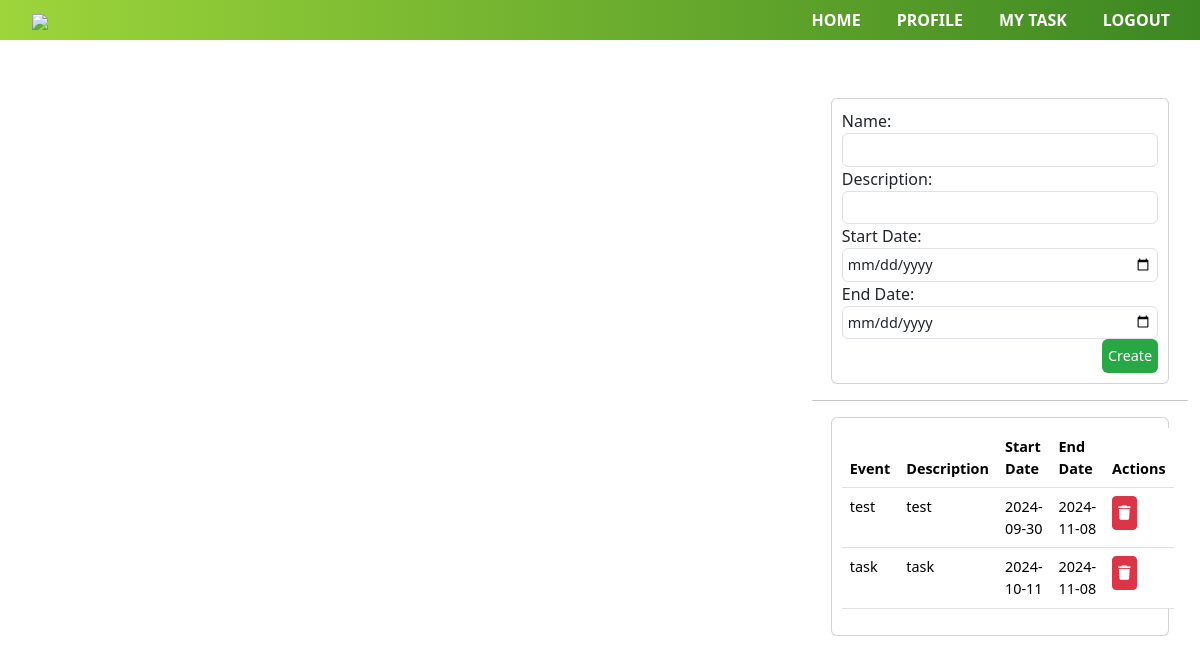
/calendar.php, run on the app's committed database.
### tables this page shows
CREATE TABLE `events` (
  `event_id` int(11) NOT NULL,
  `title` varchar(255) NOT NULL,
  `description` varchar(255) NOT NULL,
  `start` timestamp NOT NULL DEFAULT current_timestamp(),
  `end` timestamp NULL DEFAULT current_timestamp()
);

### Events.php (called while the page is built, shortened)
<?php
class Events {
    private $conn;
    public function __construct($db) {
        $this->conn = $db;
    }
    public function displayData() {
        $stmt = $this->conn->prepare("SELECT * FROM events");
        $stmt->execute();
        return $stmt->fetchAll(PDO::FETCH_ASSOC);
    }
    public function displayDataForTable() {
        return $this->displayData();
    }
}

### calendar.php (the view, shortened to what this page needs)
<?php
include_once "config_db.php";
include_once "Events.php";
$eventsObj = new Events($conn);
$events = json_encode($eventsObj->displayData());
$event_table = $eventsObj->displayDataForTable();
?>
<!DOCTYPE html>
<html lang="en">
<head>
    <link href="https://cdn.jsdelivr.net/npm/bootstrap@5.3.1/dist/css/bootstrap.min.css" rel="stylesheet">
</head>
<body>
<section id="nav-bar">
    <nav class="navbar navbar-expand-lg navbar-light">
        <div class="container-fluid">
            <a class="navbar-brand" href="#"><img src="images/logo.png"></a>
            <div class="collapse navbar-collapse" id="navbarNav">
                <ul class="navbar-nav ms-auto">
                    <li class="nav-item">
                        <a class="nav-link" href="home.php">HOME</a>
                    </li>
                    <li class="nav-item">
                        <a class="nav-link" href="profile.php">PROFILE</a>
                    </li>
                    <li class="nav-item">
                        <a class="nav-link" href="my_task.php">MY TASK</a>
                    </li>
                    <li class="nav-item">
                        <a class="nav-link" href="logout.php">LOGOUT</a>
                    </li>
                </ul>
            </div>
        </div>
    </nav>
</section>
<div class="container-fluid mt-5">
    <div class="row">
        <div class="col-lg-8">
            <div id='calendar'></div>
        </div>
        <div class="col-lg-4">
            <div class="card">
                <div class="card-body">
                    <form id="event-form">
                        <div class="form-group">
                            <label for="name">Name:</label>
                            <input type="text" class="form-control" name="title" required>
                        </div>
                        <div class="form-group">
                            <label>Description:</label>
                            <input type="text" class="form-control" name="description" required>
                        </div>
                        <div class="form-group">
                            <label>Start Date:</label>
                            <input type="date" class="form-control" name="start_date" required>
                        </div>
                        <div class="form-group">
                            <label>End Date:</label>
                            <input type="date" class="form-control" name="end_date" required>
                        </div>
                        <div class="form-group">
                            <input type="submit" class="btn btn-custom" style="float:right;" value="Create">
                        </div>
                    </form>
                </div>
            </div>
            <hr>
            <div class="card">
                <div class="card-body">
                    <table class="table">
                        <thead>
                            <tr>
                                <th>Event</th>
                                <th>Description</th>
                                <th>Start Date</th>
                                <th>End Date</th>
                                <th>Actions</th>
                            </tr>
                        </thead>
                        <tbody>
                            <?php
                            if (is_array($event_table)) {
                                foreach ($event_table as $data) {
                                    $startDate = date('Y-m-d', strtotime($data['start']));
                                    $endDate = date('Y-m-d', strtotime($data['end']));
                                    echo "<tr>";
                                    echo "<td>" . htmlspecialchars($data['title']) . "</td>";
                                    echo "<td>" . htmlspecialchars($data['description']) . "</td>";
                                    echo "<td>" . $startDate . "</td>";
                                    echo "<td>" . $endDate . "</td>";
                                    echo "<td><button class='btn btn-danger btn-sm' onclick='deleteEvent(" . $data['event_id'] . ")'><i class='fas fa-trash'></i></button></td>";
                                    echo "</tr>";
                                }
                            }
                            ?>
                        </tbody>
                    </table>
                </div>
            </div>
        </div>
    </div>
</div>
</body>
</html>

### calendar.php (style rules this page uses)
#calendar { width: 100%; height: 450px; margin-bottom: 20px; }
.card { max-width: 90%; margin: 10px auto; }
.card-body { padding: 10px; }
.form-control, .btn { font-size: 0.9rem; padding: 5px; }
table.table td, table.table th { padding: 8px; font-size: 0.9rem; }
.btn-custom { background-color: #28a745; color: #fff; }
#nav-bar { position: sticky; top: 0; z-index: 10; }
.navbar { background-image: linear-gradient(to right, #9dd53a, #3c8722); padding: 0 !important; }
.navbar-brand img { height:40px; padding-left:20px; }
.navbar-nav li { padding: 0 10px; }
.navbar-nav li a { color: #fff !important; font-weight: 600; float: right; text-align: left; }

### data on the page
events: title "test", description "test", start "2024-09-30", end "2024-11-08"
events: title "task", description "task", start "2024-10-11", end "2024-11-08"
